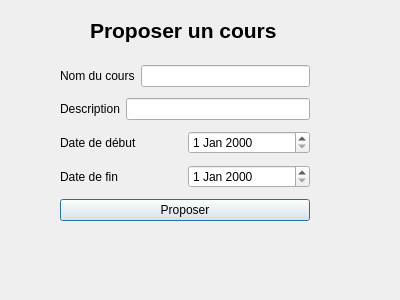
<?xml version="1.0" encoding="UTF-8"?>
<ui version="4.0">
 <class>proposerCours</class>
 <widget class="QDialog" name="proposerCours">
  <property name="geometry">
   <rect>
    <x>0</x>
    <y>0</y>
    <width>400</width>
    <height>300</height>
   </rect>
  </property>
  <property name="windowTitle">
   <string>Proposer un cours</string>
  </property>
  <widget class="QLabel" name="label">
   <property name="geometry">
    <rect>
     <x>90</x>
     <y>10</y>
     <width>211</width>
     <height>41</height>
    </rect>
   </property>
   <property name="font">
    <font>
     <pointsize>16</pointsize>
     <weight>75</weight>
     <bold>true</bold>
    </font>
   </property>
   <property name="text">
    <string>Proposer un cours</string>
   </property>
  </widget>
  <widget class="QWidget" name="layoutWidget">
   <property name="geometry">
    <rect>
     <x>60</x>
     <y>60</y>
     <width>250</width>
     <height>169</height>
    </rect>
   </property>
   <layout class="QVBoxLayout" name="verticalLayout">
    <item>
     <layout class="QHBoxLayout" name="horizontalLayout">
      <item>
       <widget class="QLabel" name="label_2">
        <property name="text">
         <string>Nom du cours</string>
        </property>
       </widget>
      </item>
      <item>
       <widget class="QLineEdit" name="nom"/>
      </item>
     </layout>
    </item>
    <item>
     <layout class="QHBoxLayout" name="horizontalLayout_4">
      <item>
       <widget class="QLabel" name="label_3">
        <property name="text">
         <string>Description</string>
        </property>
       </widget>
      </item>
      <item>
       <widget class="QLineEdit" name="description"/>
      </item>
     </layout>
    </item>
    <item>
     <layout class="QHBoxLayout" name="horizontalLayout_2">
      <item>
       <widget class="QLabel" name="label_4">
        <property name="text">
         <string>Date de début</string>
        </property>
       </widget>
      </item>
      <item>
       <widget class="QDateEdit" name="dateDeb"/>
      </item>
     </layout>
    </item>
    <item>
     <layout class="QHBoxLayout" name="horizontalLayout_3">
      <item>
       <widget class="QLabel" name="label_5">
        <property name="text">
         <string>Date de fin</string>
        </property>
       </widget>
      </item>
      <item>
       <widget class="QDateEdit" name="dateFin"/>
      </item>
     </layout>
    </item>
    <item>
     <widget class="QPushButton" name="pushButton">
      <property name="text">
       <string>Proposer</string>
      </property>
     </widget>
    </item>
   </layout>
  </widget>
 </widget>
 <resources/>
 <connections/>
</ui>
